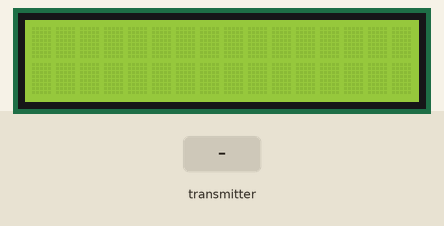
The sketch below on a simulated Arduino Uno, built with avr-gcc and run on an emulated ATmega328P. Shown: 16×2 character LCD. Inputs (shaded band) come from the test bench. No radio packets arrive unless stated.

Above: at 1.3 s.
1.4 s: the transmitter starts sending data.0 = 0
At 2.4 s:
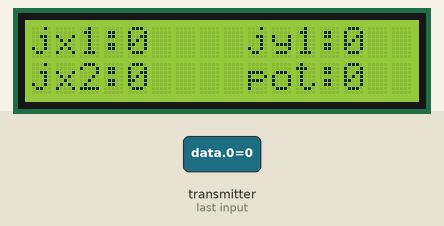
2.9 s: the transmitter starts sending data.1 = 256
At 3.8 s:
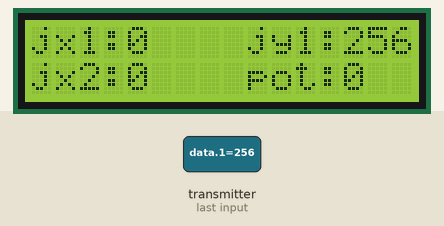
4.4 s: the transmitter starts sending data.2 = 256
At 5.4 s:
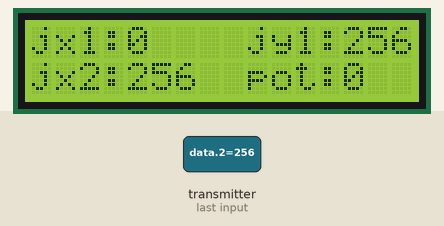
5.9 s: the transmitter starts sending data.3 = 256
At 7.1 s:
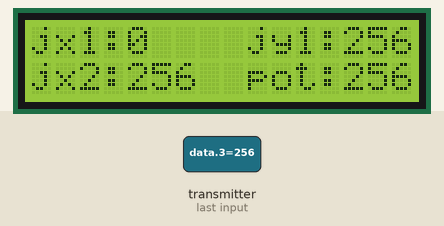
7.4 s: the transmitter starts sending data.0 = 256
At 8.4 s:
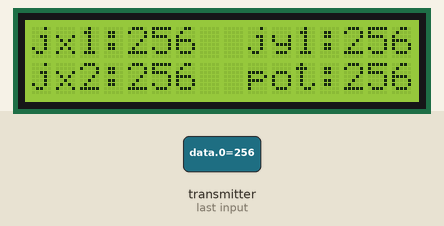
8.9 s: the transmitter starts sending data.1 = 0
At 9.4 s:
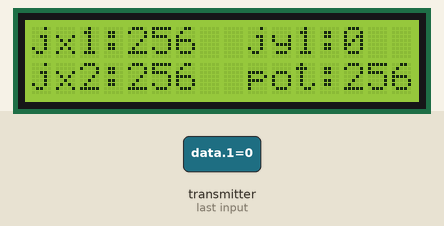
Timing chart, 0 to 11.4 s (numbered marks = the images above; inputs shaded):
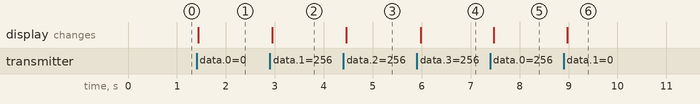

Measured:
- after the input at 1.4 s, the display: changes at once (image 1)
- after the input at 2.9 s, the display: changes at once (image 2)
- after the input at 4.4 s, the display: changes after 0.06 s (image 3)
- after the input at 5.9 s, the display: changes after 0.08 s (image 4)
- after the input at 7.4 s, the display: changes after 0.08 s (image 5)
- after the input at 8.9 s, the display: changes after 0.07 s (image 6)

The sketch:

tranciver_rover_command_alici.ino
```cpp
/*
 * 3.3v and gnd use 10 nanofarad condansator and if you want change ce and cns pin
 * NRF24L01  PNA/LNA Arduino uno and Arduino nano connection pin
     ----------------
GND |GND         VCC | 3.3V
7   |CE          CNS | 8    ---------
13  |SCK         MOSI| 11      ANTEN  |
12  |MISO        IRQ |      ---------
     ----------------

* NRF24L01 Arduino uno and Arduino nano connection pin
     ----------------
GND |GND         VCC | 3.3V
7   |CE          CNS | 8    ---
13  |SCK         MOSI| 11     | ANTEN
12  |MISO        IRQ |      ---
     ----------------

* NRF24L01 Arduino Mega connection pin
     ----------------
GND |GND         VCC | 3.3V
7   |CE          CNS | 8    ---
52  |SCK         MOSI| 51     | ANTEN
50  |MISO        IRQ |      ---
     ----------------

*/

//-----------------------------> Rover alıcı <---------------------------------------
#include <SPI.h>
#include <nRF24L01.h>
#include <RF24.h>
#include <Wire.h>
#include <LiquidCrystal_I2C.h>

LiquidCrystal_I2C lcd = LiquidCrystal_I2C(0x27, 20, 4);

RF24 radio(7, 8); // CE, CSN
//const byte address[6] = "00001";
const byte addresses[][6] = {"00001", "00002"};

int data[4];
int gps[1];//sended data
int c;

int joy1_x;
int joy1_y;
int joy2_x;
int pot_val;


void setup() {
  lcd.init();
  lcd.backlight();
  lcd.begin (16, 2);
  //Serial.begin(9600);
  radio.begin();
  radio.openWritingPipe(addresses[0]); // 00001
  radio.openReadingPipe(1, addresses[1]); // 00002
  radio.setPALevel(RF24_PA_MIN);
}
void loop() {
  //send
  delay(1);
  radio.stopListening();
  gps[0] = c++;
  radio.write(&gps, sizeof(gps));
  delay(1);
  //receive
  radio.startListening();
   if (radio.available()) {
   //while (radio.available()) {
   radio.read(data, sizeof(data));

   joy1_x = data[0];
   joy1_y = data[1];
   joy2_x = data[2];
   pot_val = data[3];

   lcd.setCursor(0, 0);
   lcd.print("jx1:");
   lcd.setCursor(4, 0);
   lcd.print(joy1_x);
   lcd.print("  ");

   lcd.setCursor(9, 0);
   lcd.print("jy1:");
   lcd.setCursor(13, 0);
   lcd.print(joy1_y);
   lcd.print("  ");

   lcd.setCursor(0, 1);
   lcd.print("jx2:");
   lcd.setCursor(4, 1);
   lcd.print(joy2_x);
   lcd.print("  ");

   lcd.setCursor(9, 1);
   lcd.print("pot:");
   lcd.setCursor(13, 1);
   lcd.print(pot_val);
   lcd.print("  ");
   }
}
```
